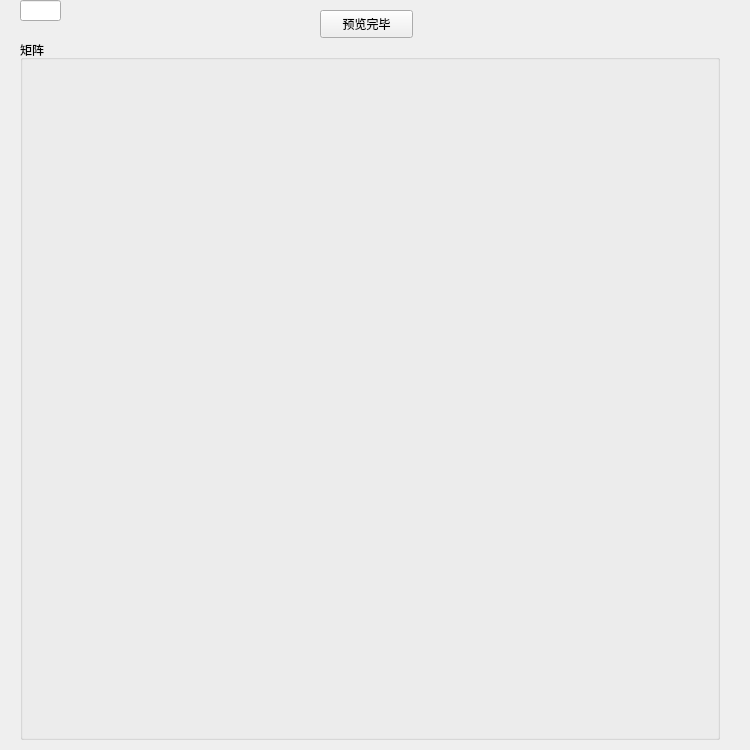
<?xml version="1.0" encoding="UTF-8"?>
<ui version="4.0">
 <class>Juzhen</class>
 <widget class="QWidget" name="Juzhen">
  <property name="geometry">
   <rect>
    <x>0</x>
    <y>0</y>
    <width>750</width>
    <height>750</height>
   </rect>
  </property>
  <property name="windowTitle">
   <string>矩阵</string>
  </property>
  <widget class="QGroupBox" name="groupBox">
   <property name="geometry">
    <rect>
     <x>20</x>
     <y>40</y>
     <width>700</width>
     <height>700</height>
    </rect>
   </property>
   <property name="title">
    <string>矩阵</string>
   </property>
  </widget>
  <widget class="QLineEdit" name="lineEdit">
   <property name="geometry">
    <rect>
     <x>20</x>
     <y>0</y>
     <width>41</width>
     <height>21</height>
    </rect>
   </property>
  </widget>
  <widget class="QPushButton" name="pushButton">
   <property name="geometry">
    <rect>
     <x>320</x>
     <y>10</y>
     <width>93</width>
     <height>28</height>
    </rect>
   </property>
   <property name="text">
    <string>预览完毕</string>
   </property>
  </widget>
 </widget>
 <resources/>
 <connections/>
</ui>
